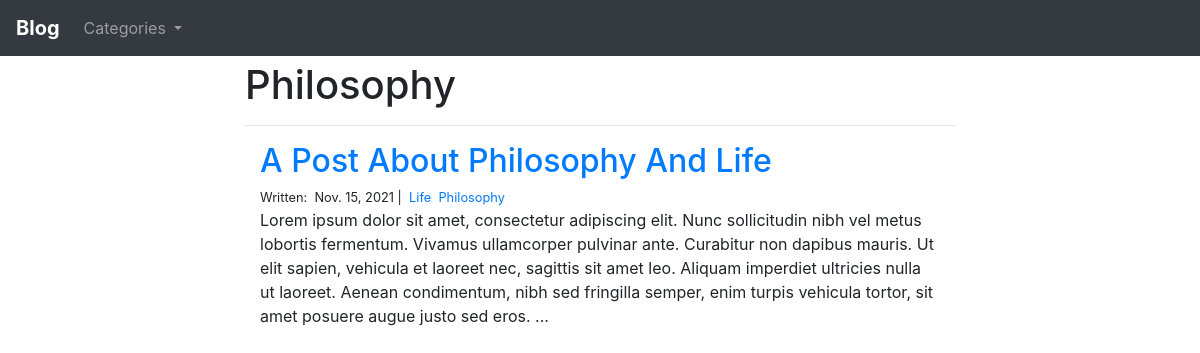
Page /blog/philosophy/ on the committed database.
### blog/models.py (models this page shows, shortened)
class Category(models.Model):
    class Meta:
        verbose_name_plural = 'Categories'
    name = models.CharField(max_length=20)

class Post(models.Model):
    title = models.CharField(max_length=255)
    body = models.TextField()
    created_on = models.DateTimeField(auto_now_add=True)
    last_modified = models.DateTimeField(auto_now=True)
    categories = models.ManyToManyField('Category', related_name='posts')

### blog/views.py (the view)
# urls.py: path('<category>/', views.blog_category, name='blog_category'),
def blog_category(request, category):
    posts = Post.objects.filter(
        categories__name__contains = category
    ).order_by('-created_on')
    nav_categories = Category.objects.all()
    context = {
        'posts' : posts,
        'category' : category,
        'nav_cats' : nav_categories,
    }
    return render(request, 'blog_category.html', context)

### blog/templates/blog_category.html
{% extends "base.html" %}
{% block page_content %}
  <h1 style="margin-top: 5">{{ category | title }}</h1>
  <hr>
  {% for post in posts %}
    <div class="container">
      <h2><a href="{% url 'blog_detail' post.pk %}">{{ post.title | title }}</a></h2>
      <small>
        Written:&nbsp;
        {{ post.created_on.date }} |&nbsp;
        {% for cat in post.categories.all %}
          <a href="{% url 'blog_category' cat.name %}">{{ cat.name | title }}</a>&nbsp;
        {% endfor %}
      </small>
      <p>
        {{ post.body | slice:":400" }}...
      </p>
    </div>
  {% endfor %}
{% endblock %}

### rows in the picture
Category: name "Philosophy"
Post: title "A Post About Philosophy And Life", created_on "Nov. 15, 2021", body "Lorem ipsum dolor sit amet, consectetur adipiscing elit. Nunc sollicitudin nibh vel metus lobortis fermentum. Vivamus ullamcorper pulvinar ante. Curabitur non dapibus mauris. Ut elit sapien, vehicula et laoreet nec, sagittis sit amet leo. Aliquam imperdiet ultricies nulla ut laoreet. Aenean condimentum, nibh sed fringilla semper, enim turpis vehicula tortor, sit amet posuere augue justo sed eros."
Category: name "Life"
